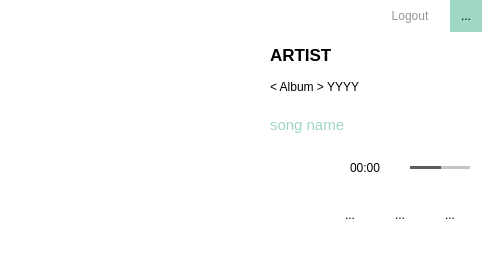
<?xml version="1.0" encoding="UTF-8"?>
<ui version="4.0">
 <class>doubanFM</class>
 <widget class="QWidget" name="doubanFM">
  <property name="geometry">
   <rect>
    <x>0</x>
    <y>0</y>
    <width>500</width>
    <height>255</height>
   </rect>
  </property>
  <property name="minimumSize">
   <size>
    <width>500</width>
    <height>255</height>
   </size>
  </property>
  <property name="maximumSize">
   <size>
    <width>500</width>
    <height>255</height>
   </size>
  </property>
  <property name="windowTitle">
   <string>Form</string>
  </property>
  <property name="styleSheet">
   <string notr="true">QWidget{
	background-color:white;
}</string>
  </property>
  <widget class="QToolButton" name="pauseButton">
   <property name="geometry">
    <rect>
     <x>450</x>
     <y>0</y>
     <width>32</width>
     <height>32</height>
    </rect>
   </property>
   <property name="minimumSize">
    <size>
     <width>32</width>
     <height>32</height>
    </size>
   </property>
   <property name="maximumSize">
    <size>
     <width>32</width>
     <height>32</height>
    </size>
   </property>
   <property name="styleSheet">
    <string notr="true">QToolButton{
	border:none;
	background-color: rgb(157, 214, 197);
}
QToolButton:hover{
	background-color:rgba(157,214,197,180);
}</string>
   </property>
   <property name="text">
    <string>...</string>
   </property>
   <property name="icon">
    <iconset resource="../icons.qrc">
     <normaloff>:/icons/pause.png</normaloff>:/icons/pause.png</iconset>
   </property>
   <property name="iconSize">
    <size>
     <width>32</width>
     <height>32</height>
    </size>
   </property>
  </widget>
  <widget class="QLabel" name="userLabel">
   <property name="geometry">
    <rect>
     <x>370</x>
     <y>0</y>
     <width>80</width>
     <height>32</height>
    </rect>
   </property>
   <property name="minimumSize">
    <size>
     <width>80</width>
     <height>32</height>
    </size>
   </property>
   <property name="maximumSize">
    <size>
     <width>80</width>
     <height>32</height>
    </size>
   </property>
   <property name="styleSheet">
    <string notr="true">QLabel{
	color:rgb(147,152,146);
}</string>
   </property>
   <property name="text">
    <string>Logout</string>
   </property>
   <property name="alignment">
    <set>Qt::AlignCenter</set>
   </property>
  </widget>
  <widget class="QLabel" name="albumImageLabel">
   <property name="geometry">
    <rect>
     <x>0</x>
     <y>0</y>
     <width>250</width>
     <height>255</height>
    </rect>
   </property>
   <property name="minimumSize">
    <size>
     <width>250</width>
     <height>255</height>
    </size>
   </property>
   <property name="maximumSize">
    <size>
     <width>250</width>
     <height>255</height>
    </size>
   </property>
   <property name="frameShape">
    <enum>QFrame::NoFrame</enum>
   </property>
   <property name="frameShadow">
    <enum>QFrame::Plain</enum>
   </property>
   <property name="text">
    <string/>
   </property>
   <property name="scaledContents">
    <bool>true</bool>
   </property>
  </widget>
  <widget class="QLabel" name="artistLabel">
   <property name="geometry">
    <rect>
     <x>270</x>
     <y>40</y>
     <width>200</width>
     <height>30</height>
    </rect>
   </property>
   <property name="minimumSize">
    <size>
     <width>200</width>
     <height>30</height>
    </size>
   </property>
   <property name="maximumSize">
    <size>
     <width>200</width>
     <height>30</height>
    </size>
   </property>
   <property name="font">
    <font>
     <pointsize>13</pointsize>
     <weight>75</weight>
     <bold>true</bold>
    </font>
   </property>
   <property name="text">
    <string>ARTIST</string>
   </property>
  </widget>
  <widget class="QLabel" name="albumLabel">
   <property name="geometry">
    <rect>
     <x>270</x>
     <y>75</y>
     <width>200</width>
     <height>25</height>
    </rect>
   </property>
   <property name="minimumSize">
    <size>
     <width>200</width>
     <height>25</height>
    </size>
   </property>
   <property name="maximumSize">
    <size>
     <width>200</width>
     <height>25</height>
    </size>
   </property>
   <property name="text">
    <string>&lt; Album &gt; YYYY</string>
   </property>
  </widget>
  <widget class="QLabel" name="songLabel">
   <property name="geometry">
    <rect>
     <x>270</x>
     <y>115</y>
     <width>200</width>
     <height>20</height>
    </rect>
   </property>
   <property name="minimumSize">
    <size>
     <width>200</width>
     <height>20</height>
    </size>
   </property>
   <property name="maximumSize">
    <size>
     <width>200</width>
     <height>20</height>
    </size>
   </property>
   <property name="font">
    <font>
     <pointsize>11</pointsize>
    </font>
   </property>
   <property name="styleSheet">
    <string notr="true">QLabel{
	
	color: rgb(157, 214, 197);
}</string>
   </property>
   <property name="text">
    <string>song name</string>
   </property>
  </widget>
  <widget class="Phonon::SeekSlider" name="seekSlider" native="true">
   <property name="geometry">
    <rect>
     <x>270</x>
     <y>140</y>
     <width>200</width>
     <height>15</height>
    </rect>
   </property>
   <property name="styleSheet">
    <string notr="true">QSlider::groove:horizontal {
border: none;
height: 5px; /* the groove expands to the size of the slider by default. by giving it
a height, it has a fixed size */
background: qlineargradient(x1:0, y1:0, x2:0, y2:1, stop:0 #B1B1B1, stop:1 #c4c4c4);
margin: 0px 0;
}
QSlider::handle:horizontal {
background: qlineargradient(x1:0, y1:0, x2:1, y2:1, stop:0 #b4b4b4, stop:1 #8f8f8f);
border: 1px solid #5c5c5c;
width: 0px;
margin: 0px 0; /* handle is placed by default on the contents rect of the groove.
Expand outside the groove */
border-radius: 3px;
}
QSlider::add-page:horizon{
	background:#c4c4c4;
}
QSlider::sub-page:horizon{
	background:rgb(157, 214, 197);
}</string>
   </property>
  </widget>
  <widget class="QWidget" name="volumnContainer" native="true">
   <property name="geometry">
    <rect>
     <x>350</x>
     <y>160</y>
     <width>120</width>
     <height>15</height>
    </rect>
   </property>
   <widget class="QLabel" name="runningtime">
    <property name="geometry">
     <rect>
      <x>0</x>
      <y>0</y>
      <width>40</width>
      <height>15</height>
     </rect>
    </property>
    <property name="minimumSize">
     <size>
      <width>40</width>
      <height>15</height>
     </size>
    </property>
    <property name="maximumSize">
     <size>
      <width>40</width>
      <height>15</height>
     </size>
    </property>
    <property name="font">
     <font>
      <pointsize>9</pointsize>
     </font>
    </property>
    <property name="text">
     <string>00:00</string>
    </property>
   </widget>
   <widget class="QSlider" name="volumnSlider">
    <property name="geometry">
     <rect>
      <x>60</x>
      <y>0</y>
      <width>60</width>
      <height>15</height>
     </rect>
    </property>
    <property name="minimumSize">
     <size>
      <width>60</width>
      <height>15</height>
     </size>
    </property>
    <property name="maximumSize">
     <size>
      <width>60</width>
      <height>15</height>
     </size>
    </property>
    <property name="styleSheet">
     <string notr="true">QSlider::groove:horizontal {
border: none;
height: 3px; /* the groove expands to the size of the slider by default. by giving it
a height, it has a fixed size */
background: qlineargradient(x1:0, y1:0, x2:0, y2:1, stop:0 #B1B1B1, stop:1 #c4c4c4);
margin: 0px 0;
}
QSlider::handle:horizontal {
background: qlineargradient(x1:0, y1:0, x2:1, y2:1, stop:0 #b4b4b4, stop:1 #8f8f8f);
border: 1px solid #5c5c5c;
width: 0px;
margin: 0px 0; /* handle is placed by default on the contents rect of the groove.
Expand outside the groove */
border-radius: 3px;
}
QSlider::add-page:horizon{
	background:#c4c4c4;
}
QSlider::sub-page:horizon{
	background:#5c5c5c;
}</string>
    </property>
    <property name="singleStep">
     <number>10</number>
    </property>
    <property name="value">
     <number>50</number>
    </property>
    <property name="orientation">
     <enum>Qt::Horizontal</enum>
    </property>
   </widget>
   <widget class="QLabel" name="volumeIcon">
    <property name="geometry">
     <rect>
      <x>40</x>
      <y>0</y>
      <width>20</width>
      <height>15</height>
     </rect>
    </property>
    <property name="minimumSize">
     <size>
      <width>20</width>
      <height>15</height>
     </size>
    </property>
    <property name="maximumSize">
     <size>
      <width>20</width>
      <height>15</height>
     </size>
    </property>
    <property name="text">
     <string/>
    </property>
    <property name="pixmap">
     <pixmap resource="../icons.qrc">:/icons/volume.png</pixmap>
    </property>
    <property name="scaledContents">
     <bool>true</bool>
    </property>
    <property name="alignment">
     <set>Qt::AlignCenter</set>
    </property>
    <property name="wordWrap">
     <bool>false</bool>
    </property>
   </widget>
  </widget>
  <widget class="QToolButton" name="userLoginButton">
   <property name="geometry">
    <rect>
     <x>280</x>
     <y>195</y>
     <width>40</width>
     <height>40</height>
    </rect>
   </property>
   <property name="minimumSize">
    <size>
     <width>40</width>
     <height>40</height>
    </size>
   </property>
   <property name="maximumSize">
    <size>
     <width>40</width>
     <height>40</height>
    </size>
   </property>
   <property name="styleSheet">
    <string notr="true">QToolButton{
	border:none;
	background-color: white;
}
QToolButton:hover{
	border:none;
	background-color:rgba(224, 226, 225,200);
}</string>
   </property>
   <property name="text">
    <string/>
   </property>
   <property name="icon">
    <iconset resource="../icons.qrc">
     <normaloff>:/icons/user.png</normaloff>:/icons/user.png</iconset>
   </property>
   <property name="iconSize">
    <size>
     <width>32</width>
     <height>32</height>
    </size>
   </property>
  </widget>
  <widget class="QToolButton" name="rateSongButton">
   <property name="geometry">
    <rect>
     <x>330</x>
     <y>195</y>
     <width>40</width>
     <height>40</height>
    </rect>
   </property>
   <property name="minimumSize">
    <size>
     <width>40</width>
     <height>40</height>
    </size>
   </property>
   <property name="maximumSize">
    <size>
     <width>40</width>
     <height>40</height>
    </size>
   </property>
   <property name="styleSheet">
    <string notr="true">QToolButton{
	border:none;
	background-color: white;
}
QToolButton:hover{
	background-color:rgba(224, 226, 225,200);
}</string>
   </property>
   <property name="text">
    <string>...</string>
   </property>
   <property name="icon">
    <iconset resource="../icons.qrc">
     <normaloff>:/icons/heart.png</normaloff>:/icons/heart.png</iconset>
   </property>
   <property name="iconSize">
    <size>
     <width>32</width>
     <height>32</height>
    </size>
   </property>
  </widget>
  <widget class="QToolButton" name="byeSongButton">
   <property name="geometry">
    <rect>
     <x>380</x>
     <y>195</y>
     <width>40</width>
     <height>40</height>
    </rect>
   </property>
   <property name="minimumSize">
    <size>
     <width>40</width>
     <height>40</height>
    </size>
   </property>
   <property name="maximumSize">
    <size>
     <width>40</width>
     <height>40</height>
    </size>
   </property>
   <property name="toolTip">
    <string>Never Play</string>
   </property>
   <property name="styleSheet">
    <string notr="true">QToolButton{
	border:none;
	background-color: white;
}
QToolButton:hover{
	background-color:rgba(224, 226, 225,200);
}</string>
   </property>
   <property name="text">
    <string>...</string>
   </property>
   <property name="icon">
    <iconset resource="../icons.qrc">
     <normaloff>:/icons/trash.png</normaloff>:/icons/trash.png</iconset>
   </property>
   <property name="iconSize">
    <size>
     <width>32</width>
     <height>32</height>
    </size>
   </property>
  </widget>
  <widget class="QToolButton" name="nextSongButton">
   <property name="geometry">
    <rect>
     <x>430</x>
     <y>195</y>
     <width>40</width>
     <height>40</height>
    </rect>
   </property>
   <property name="minimumSize">
    <size>
     <width>40</width>
     <height>40</height>
    </size>
   </property>
   <property name="maximumSize">
    <size>
     <width>40</width>
     <height>40</height>
    </size>
   </property>
   <property name="toolTip">
    <string>Next Song</string>
   </property>
   <property name="styleSheet">
    <string notr="true">QToolButton{
	border:none;
	background-color: white;
}
QToolButton:hover{
	background-color:rgba(224, 226, 225,200);
}</string>
   </property>
   <property name="text">
    <string>...</string>
   </property>
   <property name="icon">
    <iconset resource="../icons.qrc">
     <normaloff>:/icons/next.png</normaloff>:/icons/next.png</iconset>
   </property>
   <property name="iconSize">
    <size>
     <width>32</width>
     <height>32</height>
    </size>
   </property>
  </widget>
 </widget>
 <customwidgets>
  <customwidget>
   <class>Phonon::SeekSlider</class>
   <extends>QWidget</extends>
   <header location="global">phonon/seekslider.h</header>
  </customwidget>
 </customwidgets>
 <resources>
  <include location="../icons.qrc"/>
 </resources>
 <connections/>
</ui>
